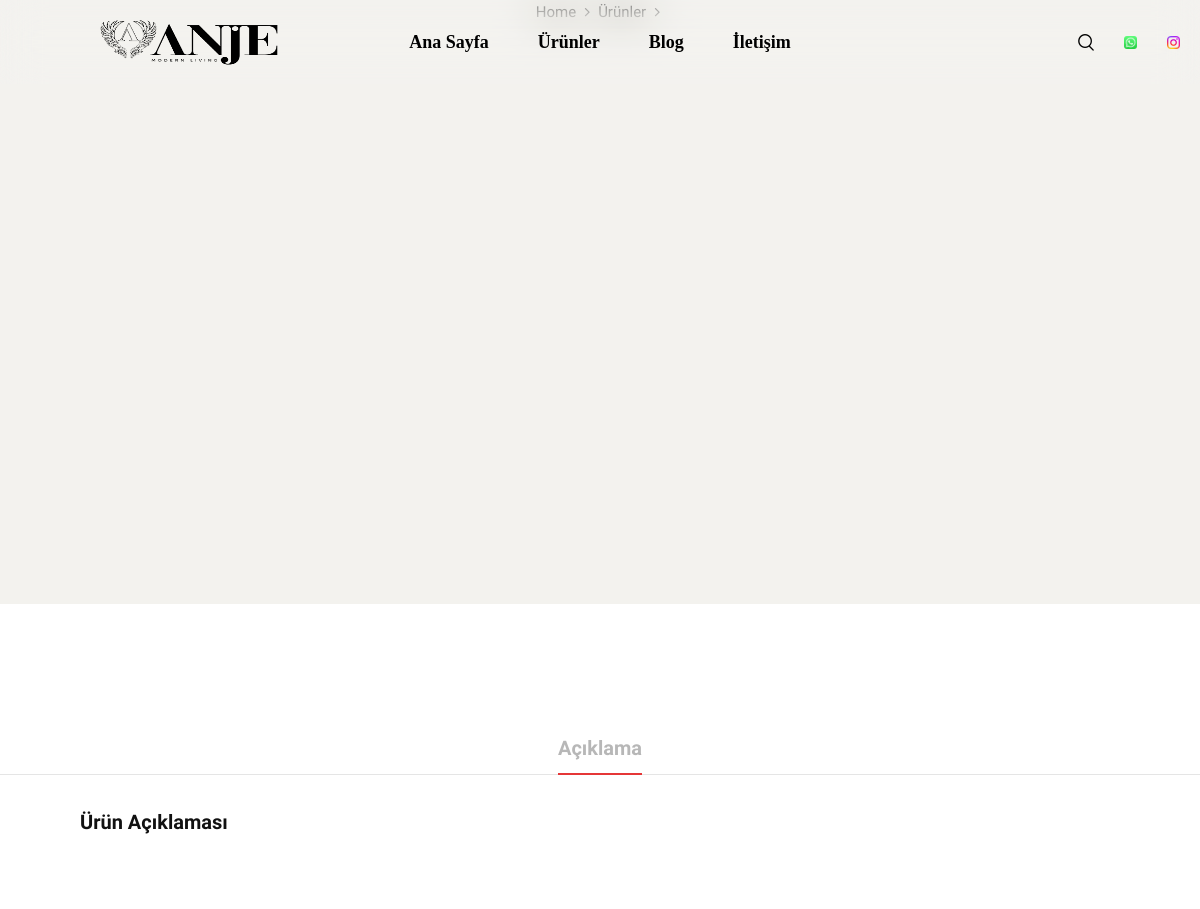
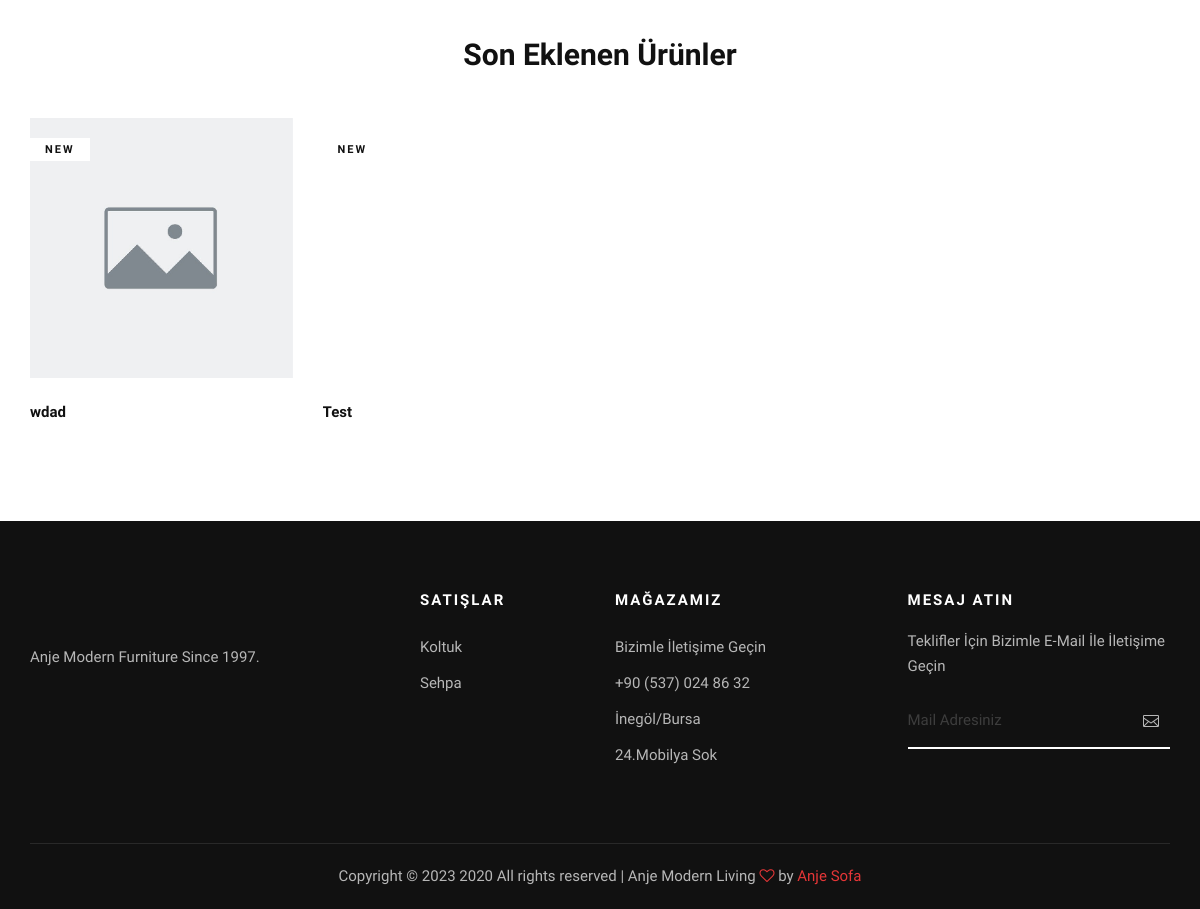
The page /product.php on the database its author committed (2 pictures, top to bottom).
### tables this page shows
CREATE TABLE `products` (
  `id` int NOT NULL,
  `title` varchar(255) NOT NULL,
  `description` longtext NOT NULL,
  `category_id` int NOT NULL
);

CREATE TABLE `categories` (
  `id` int NOT NULL,
  `name` varchar(255) NOT NULL,
  `parent_id` int NOT NULL
);

### libs/functions/template_part.php (called while the page is built)
<?php
function template_part($name,$data = []){
    extract($data);
    require __DIR__ . '/../../template-parts/' . $name . '.php';
}

### product.php (called while the page is built, shortened)
<?php
$images = get_product_images($_GET['id']);
$product = get_product($_GET['id']);
$products = get_products(null,1,4);
template_part('product-detail',[
    'product' => $product,
    'images' => $images,
    'latest_products' => $products,
]);
?>

### libs/functions/home_url.php (called while the page is built)
<?php
function home_url($url = ""){
    $first_letter = substr($url, 0, 1);
    if($first_letter != "/" && $url != ""){
        $url = "/" . $url;
    }
    return HOME_URL . $url;
}

### libs/functions/product.func.php (called while the page is built, shortened)
<?php
function get_products($category_id = null, $page = 1, $limit = CONTENT_PER_PAGE)
{
    $db = gc_db();
    $category_id = (int)$category_id;
    $page = (int)$page;
    $sql = "SELECT * FROM products";
    $sql .= " ORDER BY id DESC";
    $sql .= " LIMIT :limit OFFSET :offset";
    $stmt = $db->prepare($sql);
    $stmt->bindValue(':limit', $limit, PDO::PARAM_INT);
    $stmt->bindValue(':offset', ($page - 1) * $limit, PDO::PARAM_INT);
    $stmt->execute();
    if ($stmt->rowCount() > 0) {
        return $stmt->fetchAll(PDO::FETCH_ASSOC);
    }
    return false;
}

### libs/functions/get_thumbnail_url.php (called while the page is built)
<?php
function get_thumbnail_url($product_id){
    $db = gc_db();
    $sql = "SELECT * FROM images WHERE product_id = '".(int) $product_id."' ORDER BY id ASC  LIMIT 1 ";
    $stmt = $db->prepare($sql);
    $stmt->execute();
    $result = $stmt->fetch(PDO::FETCH_ASSOC);
    if($result) {
        return home_url('uploads/images/products/' . $result['name']);
    } else {
        return home_url('assets/images/no-image.jpg');
    }
}

### libs/functions/footer.php (called while the page is built)
<?php
function footer(){
    require_once __DIR__ . '/../../template-parts/footer.php';
}

### libs/functions/category.func.php (called while the page is built, shortened)
<?php
function get_categories()
{
    $db = gc_db();
    $sql = "SELECT * FROM categories";
    $stmt = $db->prepare($sql);
    $stmt->execute();
    return $stmt->fetchAll(PDO::FETCH_ASSOC);
}

### libs/functions/header.php (called while the page is built)
<?php
function head(){
    require_once __DIR__ . '/../../template-parts/header.php';
}

### template-parts/product-detail.php (the view, shortened to what this page needs)
<?php
head();
?>
<section class="shop-details">
    <div class="product__details__pic">
        <div class="container">
            <div class="row">
                <div class="col-lg-12">
                    <div class="product__details__breadcrumb">
                        <a href="<?=home_url()?>">Home</a>
                        <a href="<?=home_url()?>/products.php">Ürünler</a>
                    </div>
                </div>
            </div>
            <div class="row">
                <div class="col-lg-3 col-md-3">
                </div>
                <div class="col-lg-6 col-md-9">
                    <div class="tab-content">
                        <div class="tab-pane active" id="tabs-1" role="tabpanel">
                            <div class="product__details__pic__item">
                            </div>
                        </div>
                    </div>
                </div>
            </div>
        </div>
    </div>
    <div class="product__details__content">
        <div class="container">
            <div class="row d-flex justify-content-center">
                <div class="col-lg-8">
                    <div class="product__details__cart__option">
                    </div>
                </div>
            </div>
        </div>
        <div class="row">
            <div class="col-lg-12">
                <div class="product__details__tab">
                    <ul class="nav nav-tabs" role="tablist">
                        <li class="nav-item">
                            <a class="nav-link active" data-toggle="tab" href="#tabs-5"
                               role="tab">Açıklama</a>
                        </li>
                    </ul>
                    <div class="tab-content">
                        <div class="tab-pane active" id="tabs-5" role="tabpanel">
                            <div class="product__details__tab__content">
                                <div class="product__details__tab__content__item">
                                    <h5>Ürün Açıklaması</h5>
                                </div>
                            </div>
                        </div>
                    </div>
                </div>
            </div>
        </div>
    </div>
</section>
<section class="related spad">
    <div class="container">
        <div class="row">
            <div class="col-lg-12">
                <h3 class="related-title">Son Eklenen Ürünler</h3>
            </div>
        </div>
        <div class="row">
            <?php
            if ($latest_products) {
                foreach ($latest_products as $latest_product) {
                    ?>
                    <div class="col-lg-3 col-md-6 col-sm-6 col-sm-6">
                        <div class="product__item">
                            <div class="product__item__pic set-bg"
                                 data-setbg="<?= get_thumbnail_url($latest_product['id']) ?>">
                                <span class="label">New</span>
                            </div>
                            <div class="product__item__text">
                                <h6><?= $latest_product['title'] ?></h6>
                            </div>
                        </div>
                    </div>
                    <?php
                }
            }
            ?>
        </div>
    </div>
</section>
<?php
footer();
?>

### template-parts/footer.php (shortened to what this page needs)
<footer class="footer">
    <div class="container">
        <div class="row">
            <div class="col-lg-3 col-md-6 col-sm-6">
                <div class="footer__about">
                    <div class="footer__logo">
                    </div>
                    <p>Anje Modern Furniture Since 1997.</p>
                </div>
            </div>
            <div class="col-lg-2 offset-lg-1 col-md-3 col-sm-6">
                <div class="footer__widget">
                    <h6>Satışlar</h6>
                    <ul>
                        <?php foreach (get_categories() as $get_category) {
                            ?>
                            <li><a href="<?= home_url('products.php?category_id='.$get_category['id']) ?>"><?= $get_category['name'] ?></a></li>
                            <?php
                        }?>
                    </ul>
                </div>
            </div>
            <div class="col-lg-2 col-md-3 col-sm-6">
                <div class="footer__widget">
                    <h6>Mağazamız</h6>
                    <ul>
                        <li><a href="#">Bizimle İletişime Geçin</a></li>
                        <li><a href="#">+90 (537) 024 86 32 </a></li>
                        <li><a href="#">İnegöl/Bursa</a></li>
                        <li><a href="#">24.Mobilya Sok</a></li>
                    </ul>
                </div>
            </div>
            <div class="col-lg-3 offset-lg-1 col-md-6 col-sm-6">
                <div class="footer__widget">
                    <h6>Mesaj Atın</h6>
                    <div class="footer__newslatter">
                        <p>Teklifler İçin Bizimle E-Mail İle İletişime Geçin</p>
                        <form action="#">
                            <input type="text" placeholder="Mail Adresiniz">
                            <button type="submit"><span class="icon_mail_alt"></span></button>
                        </form>
                    </div>
                </div>
            </div>
        </div>
        <div class="row">
            <div class="col-lg-12 text-center">
                <div class="footer__copyright__text">
                    <p>Copyright ©
                        2020
                        All rights reserved | Anje Modern Living <i class="fa fa-heart-o"
                                                                    aria-hidden="true"></i> by <a
                                href="https://www.instagram.com/anje_mobilya/" target="_blank">Anje Sofa</a>
                    </p>
                </div>
            </div>
        </div>
    </div>
</footer>
</body>
</html>

### assets/css/style.css (style rules this page uses)
html, body { height: 100%; font-family: "Nunito Sans", sans-serif; -webkit-font-smoothing: antialiased; }
h1, h2, h3, h4, h5, h6 { margin: 0; color: #111111; font-weight: 400; font-family: "Nunito Sans", sans-serif; }
h3 { font-size: 30px; }
h5 { font-size: 18px; }
h6 { font-size: 16px; }
p { font-size: 15px; font-family: "Nunito Sans", sans-serif; color: #3d3d3d; font-weight: 400; line-height: 25px; margin: 0 0 15px 0; }
ul, ol { padding: 0; margin: 0; }
.set-bg { background-repeat: no-repeat; background-size: cover; background-position: top center; }
.spad { padding-top: 100px; padding-bottom: 100px; }
.product__item { overflow: hidden; margin-bottom: 40px; }
.product__item__pic { height: 260px; position: relative; background-position: center center; }
.product__item__pic .label { color: #111111; font-size: 11px; font-weight: 700; letter-spacing: 2px; text-transform: uppercase; display: inline-block; padding: 4px 15px 2px; background: #ffffff; position: absolute; left: 0; top: 20px; }
.product__item__text { padding-top: 25px; position: relative; }
.product__item__text h6 { color: #111111; font-size: 15px; font-weight: 600; margin-bottom: 5px; -webkit-transition: all, 0.3s; -o-transition: all, 0.3s; transition: all, 0.3s; }
.product__details__pic { text-align: center; background: #f3f2ee; padding: -20px 0 -20px; margin-bottom: 50px; }
.product__details__breadcrumb { margin-bottom: 30px; }
.product__details__breadcrumb a { font-size: 15px; color: #111111; margin-right: 18px; display: inline-block; position: relative; }
.product__details__breadcrumb a:after { position: absolute; right: -14px; top: 0; content: ""; font-family: "FontAwesome"; }
.product__details__pic__item { position: relative; width: 800px; height: 550px; }
.product__details__cart__option { margin-bottom: 25px; }
.product__details__tab .nav-tabs { border-bottom: 1px solid #e5e5e5; -webkit-box-pack: center; -ms-flex-pack: center; justify-content: center; }
.product__details__tab .nav-tabs .nav-item { margin-right: 50px; }
.product__details__tab .nav-tabs .nav-item:last-child { margin-right: 0; }
.product__details__tab .nav-tabs .nav-item .nav-link { font-size: 20px; color: #b7b7b7; padding: 0; border: none; font-weight: 700; padding-bottom: 10px; border-bottom: 2px solid transparent; }
.product__details__tab .nav-tabs .nav-item .nav-link.active { border-bottom: 2px solid #e53637; }
.product__details__tab__content { padding-top: 35px; }
.product__details__tab__content__item { margin-bottom: 30px; margin-left: 40px; margin-right: 40px; }
.product__details__tab__content__item:last-child { margin-bottom: 0; margin-left: 40px; margin-right: 40px; }
.product__details__tab__content__item h5 { color: #111111; font-size: 20px; font-weight: 700; margin-bottom: 12px; margin-left: 40px; margin-right: 40px; }
.related { padding-bottom: 55px; }
.related-title { color: #111111; font-weight: 700; margin-bottom: 45px; text-align: center; }
.footer { background: #111111; padding-top: 70px; }
.footer__about { margin-bottom: 30px; }
.footer__about .footer__logo { margin-bottom: 30px; }
.footer__about p { color: #b7b7b7; margin-bottom: 30px; }
.footer__widget { margin-bottom: 30px; }
.footer__widget h6 { color: #ffffff; font-size: 15px; font-weight: 700; text-transform: uppercase; letter-spacing: 2px; margin-bottom: 20px; }
.footer__widget ul li { line-height: 36px; list-style: none; }
.footer__widget ul li a { color: #b7b7b7; font-size: 15px; }
.footer__widget .footer__newslatter p { color: #b7b7b7; }
.footer__widget .footer__newslatter form { position: relative; }
.footer__widget .footer__newslatter form input { width: 100%; font-size: 15px; color: #3d3d3d; background: transparent; border: none; padding: 15px 0; border-bottom: 2px solid #ffffff; }
.footer__widget .footer__newslatter form input::placeholder { color: #3d3d3d; }
.footer__widget .footer__newslatter form button { color: #b7b7b7; font-size: 16px; position: absolute; right: 5px; top: 0; height: 100%; background: transparent; border: none; }
.footer__copyright__text { border-top: 1px solid rgba(255, 255, 255, 0.1); padding: 20px 0; margin-top: 40px; }
.footer__copyright__text p { color: #b7b7b7; margin-bottom: 0; }
.footer__copyright__text p i { color: #e53637; }
.footer__copyright__text p a { color: #e53637; }
@media only screen and (min-width: 1200px) { .container { max-width: 1170px; } }

### assets/css/whatsapp.css (style rules this page uses)
button { border: none; }

### rows shown on the page
products: shows a picture, title "wdad"
products: title "Test"
categories: name "Koltuk"
categories: name "Sehpa"
